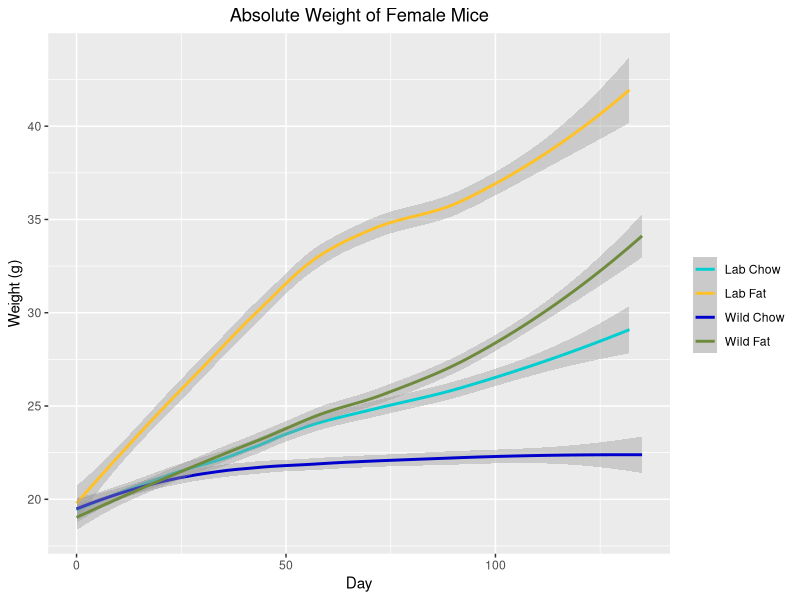
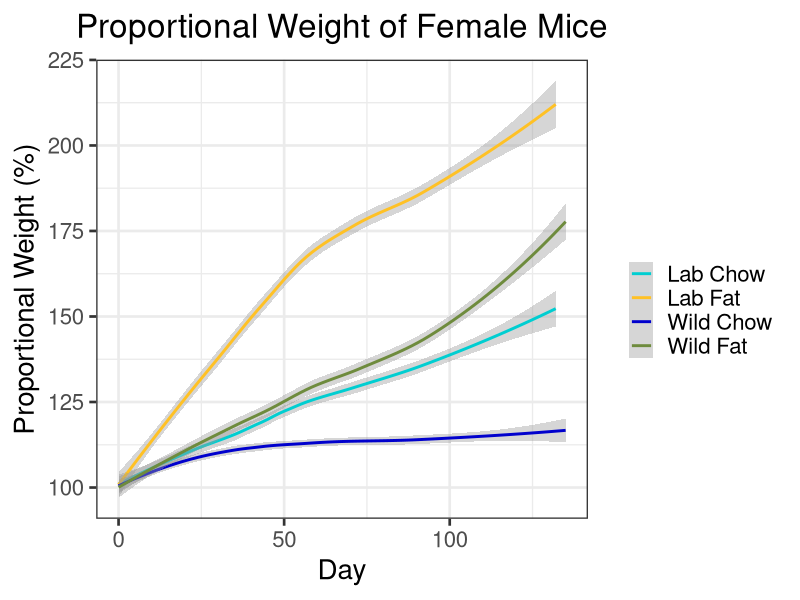

R code for these plots, in order:
## ---- chunk 1

#load packages
library(ggplot2)
library(rlist)
library(ggpubr)
library(gridBase)
library(gridExtra)

##function to change names of columns
changeColName <- function(df, oldName, newName) {
  
  #if the oldName is not in the data frame, return the unmutated data frame
  if (oldName %in% names(df) == FALSE) {
    return(df)
  }
  
  #change name and return mutated data frame
  names(df)[names(df) == oldName] <- newName
  return(df)
}

#read data
cd <- read.csv("AllExp.csv")

#change column names and delete uneeded columns
cd <- changeColName(cd, "Food", "Diet")
cd <- changeColName(cd, "Gender", "Sex")
cd$X <- NULL
cd$X.1 <- NULL

#change date to standard format
cd$Date <- as.Date(cd$Date, "%m/%d/%y")

##Calculate days after start
#initiialize days variable
cd$Days <- NA

#for each sex
for (sex in unique(cd$Sex)){

  #for each experiment
  for (experiment in unique(cd$Experiment[cd$Sex == sex])) {
  
    #for each microbiome
    for (microbiome in unique(cd$Microbiome)) {
    
    #find the lowest date for the given sex/experiment/microbiome combination
    lowdate <- min(cd$Date[cd$Experiment == experiment & cd$Microbiome == microbiome & cd$Sex == sex])
  
    #set days 
    cd$Days[cd$Experiment == experiment & cd$Microbiome == microbiome & cd$Sex == sex] <- cd$Date[cd$Experiment == experiment & cd$Microbiome == microbiome & cd$Sex == sex] - lowdate
    }
  }
}


##Create unique identifier for each mouse
#initialize UID variable
cd$UID <- NA

#create column that uniquely identifies each mouse
cd$Temp <- paste(cd$Experiment, cd$Microbiome, cd$Diet, cd$Cage, cd$Mouse, cd$Sex)

#for each mouse
for (mouse in unique(cd$Temp)) {
  mouse.list <- as.vector(strsplit(mouse, " ")[[1]])
 
  #convert microbiome to a number, 1 = Wildling 2 = Lab
  microbiome <- "2"
  if (mouse.list[2] == "Wild") {
    microbiome <- "1"
        }
 
  #convert diet to anumber, 1 = High Fat 2 = Chow
  diet <- "2"
  if (mouse.list[3] == "Fat") {
    diet <- "1"
  }
  
  #change sex to a number, 1 = Female 2 = Male
  sex <- "2"
  if (mouse.list[6] == "Female") {
    sex <- "1"
  }
 
  #create UID, a 6 digit number with format [gender][experiment][microbiome][diet][cage][mouse]
  uid <- paste0(sex, mouse.list[1], microbiome, diet, mouse.list[4], mouse.list[5])
  cd$UID[cd$Temp == mouse] <- as.numeric(uid)
}

#remove temp variable
cd$Temp <- NULL




## ---- chunk 2

##Find proportional weight 
#intialize proportional weight variable
cd$PropWeight <- NA

#for each mouse
for (mouse in unique(cd$UID)) {
 
  #find minimum day (start day) and minimum weight (on start day)
  minDay <- min(cd$Day[cd$UID == mouse])
  minWeight <- cd$Weight[cd$UID == mouse & cd$Day == minDay]
 
  #find proportional weight for the current mouse
  cd$PropWeight[cd$UID == mouse] <- cd$Weight[cd$UID == mouse] / minWeight
}

#convert proportional weight to a percentage
cd$PropWeight <- cd$PropWeight * 100

#colors for graphing
cd$Color <- paste(cd$Microbiome, cd$Diet)
cols <- c("darkturquoise","goldenrod1", "blue3", "darkolivegreen4")

##Plot weight
#subset data for females and define boundaries
cdFemale <- subset(cd, cd$Sex == "Female")
maxDaysFemale <- max(cdFemale$Days)
minWeightFemale <- min(cdFemale$Weight)
maxWeightFemale <- max(cdFemale$Weight)

#create graph
pWeightFemale <- ggplot(cdFemale, aes(x = cdFemale$Days, y = cdFemale$Weight, color = cdFemale$Color)) +
  geom_smooth() +
  labs(x = "Day", y = "Weight (g)", title = "Absolute Weight of Female Mice") +
  xlim(limits = c(0, maxDaysFemale)) +
  ylim(limits = c(minWeightFemale, maxWeightFemale)) +
  scale_colour_manual("", values = cols, breaks = c("Lab Chow", "Lab Fat", "Wild Chow", "Wild Fat")) +
  theme_set(theme_bw(base_size = 20)) +
  theme(plot.title = element_text(hjust = 0.5))

  pWeightFemale

##Plot proportional weight
#define boundaries
minPropWeightFemale <- min(cdFemale$PropWeight)
maxPropWeightFemale <- max(cdFemale$PropWeight)

#create graph
pPropWeightFemale <- ggplot(cdFemale, aes(x = cdFemale$Days, y = cdFemale$PropWeight, color = cdFemale$Color)) +
  geom_smooth() +
  labs(x = "Day", y = "Proportional Weight (%)", title = "Proportional Weight of Female Mice") +
  xlim(limits = c(0, maxDaysFemale)) +
  ylim(limits = c(minPropWeightFemale, maxPropWeightFemale)) +
  scale_colour_manual("", values = cols, breaks = c("Lab Chow", "Lab Fat", "Wild Chow", "Wild Fat")) +
  theme_set(theme_bw(base_size = 20)) +
  theme(plot.title = element_text(hjust = 0.5))
  
  pPropWeightFemale
  
##Create function to remove outliers

removeOutliers <- function(df, var, tol) {
  
  df$Trend <- NA
  
  for (mouse in unique(df$UID)) {
    
    model <- lm(df[,var][df$UID == mouse]~df$Days[df$UID == mouse])
    
    df$Trend[df$UID == mouse] <- model[[1]][2] * df$Days[df$UID == mouse] + model[[1]][1]
    
  }
  
  df[,var][abs((df[,var] - df$Trend) / df$Trend) > tol] <- NA
  
  
  return(df)
  
}
